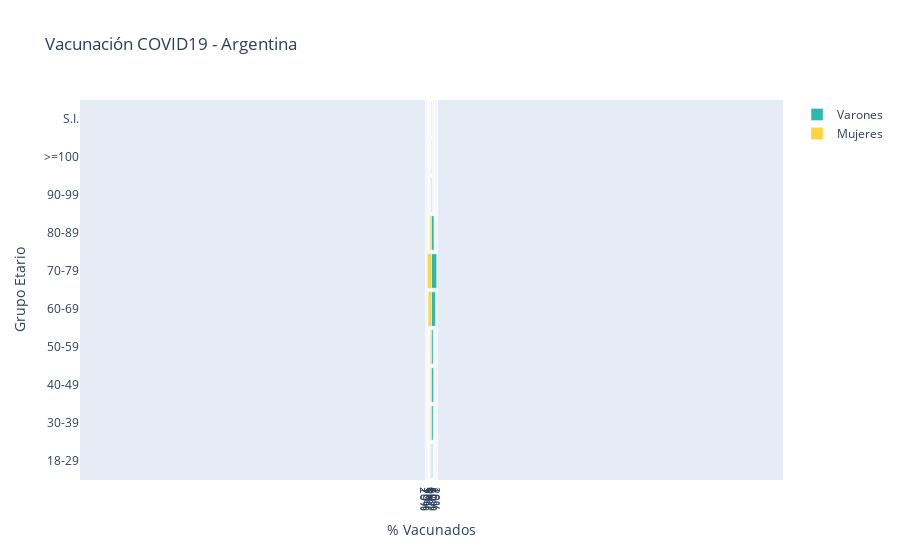

Notebook cell for this chart:
### Code cell
#Url del dataset 
myUrl = 'https://sisa.msal.gov.ar/datos/descargas/covid-19/files/datos_nomivac_covid19.zip'
#filename="C:/Users/lbejaran/Documents/PYTHON DS/covid_test.csv"
#leemos el dataset
#usecols=["grupo_etario","orden_dosis","vacuna"]
data = pd.read_csv(myUrl,usecols=["sexo","grupo_etario","orden_dosis","vacuna"])
#Agrupamos el dataset por grupo etario y la dosis, se cuenta la aplicacion de las dosis por la columna vacuna
df = data.groupby(["grupo_etario","orden_dosis","sexo"], as_index=False).count()

do_fem1 = df[(df.orden_dosis == 1) & (df.sexo == "F")]

do_mas1 = df[(df.orden_dosis == 1) & (df.sexo == "M")]


total_vac = do_fem1.vacuna.sum() + do_mas1.vacuna.sum()

print(total_vac)
eje_y = do_fem1.grupo_etario
eje_xfem = ((100*do_fem1.vacuna).div(total_vac)).round(2)
eje_xmas = (((100*do_mas1.vacuna).div(total_vac)).round(2) ) * -1

# Creating instance of the figure
fig = gp.Figure()
  
# Adding Male data to the figure
fig.add_trace(gp.Bar(y= eje_y, x = eje_xfem, 
                     name = 'Varones', 
                     marker_color='#2BB8B3',
                     orientation = 'h')                     
                     )

# Adding Female data to the figure
fig.add_trace(gp.Bar(y = eje_y, x = eje_xmas,
                     name = 'Mujeres', 
                     marker_color='#FED43F',
                     orientation = 'h')
                     )

# Updating the layout for our graph
layout = fig.update_layout(title= "Vacunación COVID19 - Argentina",
                            yaxis=go.layout.YAxis(title='Grupo Etario'),
                            xaxis=go.layout.XAxis(
                                range=[-1200, 1200],
                                tickvals=[-20, -15, -10, -5, 0, 5, 10, 15, 20],
                                ticktext=["20%", "15%", "10%","5%", 0, "5%", "10%", "15%","20%"],
                                title='% Vacunados'),
                            barmode='overlay',
                            bargap=0.1)
fig.show()

### Figure 1 — Plotly figure (JSON) as saved in the notebook; plotly's stock layout.template omitted (floating-point values rounded to 4 significant figures)
{"data": [{"marker": {"color": "#2BB8B3"}, "name": "Varones", "orientation": "h", "type": "bar", "x": [2.52, 5.59, 6.62, 5.45, 13.22, 17.17, 8.24, 1.58, 0.03, 0], "y": ["18-29", "30-39", "40-49", "50-59", "60-69", "70-79", "80-89", "90-99", ">=100", "S.I."]}, {"marker": {"color": "#FED43F"}, "name": "Mujeres", "orientation": "h", "type": "bar", "x": [-1.41, -2.76, -3.15, -2.98, -11.16, -12.95, -4.59, -0.56, -0.01, 0], "y": ["18-29", "30-39", "40-49", "50-59", "60-69", "70-79", "80-89", "90-99", ">=100", "S.I."]}], "layout": {"bargap": 0.1, "barmode": "overlay", "title": {"text": "Vacunación COVID19 - Argentina"}, "xaxis": {"range": [-1200, 1200], "ticktext": ["20%", "15%", "10%", "5%", 0, "5%", "10%", "15%", "20%"], "tickvals": [-20, -15, -10, -5, 0, 5, 10, 15, 20], "title": {"text": "% Vacunados"}}, "yaxis": {"title": {"text": "Grupo Etario"}}}}
